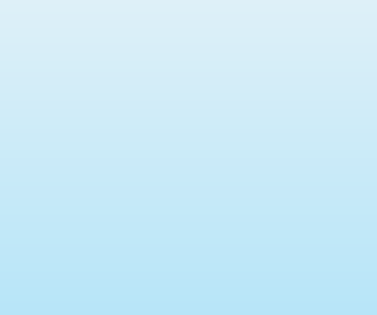
<?xml version="1.0" encoding="UTF-8"?>
<ui version="4.0">
 <class>distractionFree</class>
 <widget class="QDialog" name="distractionFree">
  <property name="geometry">
   <rect>
    <x>0</x>
    <y>0</y>
    <width>377</width>
    <height>315</height>
   </rect>
  </property>
  <property name="sizePolicy">
   <sizepolicy hsizetype="Maximum" vsizetype="Maximum">
    <horstretch>0</horstretch>
    <verstretch>0</verstretch>
   </sizepolicy>
  </property>
  <property name="windowTitle">
   <string>Dialog</string>
  </property>
  <property name="styleSheet">
   <string notr="true">#distractionFree {
	background: qlineargradient(spread:pad, x1:0, y1:0, x2:0, y2:1, stop:0 rgba(222, 240, 248, 255), stop:1 rgba(183, 229, 248, 255));
}
</string>
  </property>
  <layout class="QVBoxLayout" name="verticalLayout_2"/>
 </widget>
 <resources/>
 <connections/>
</ui>
